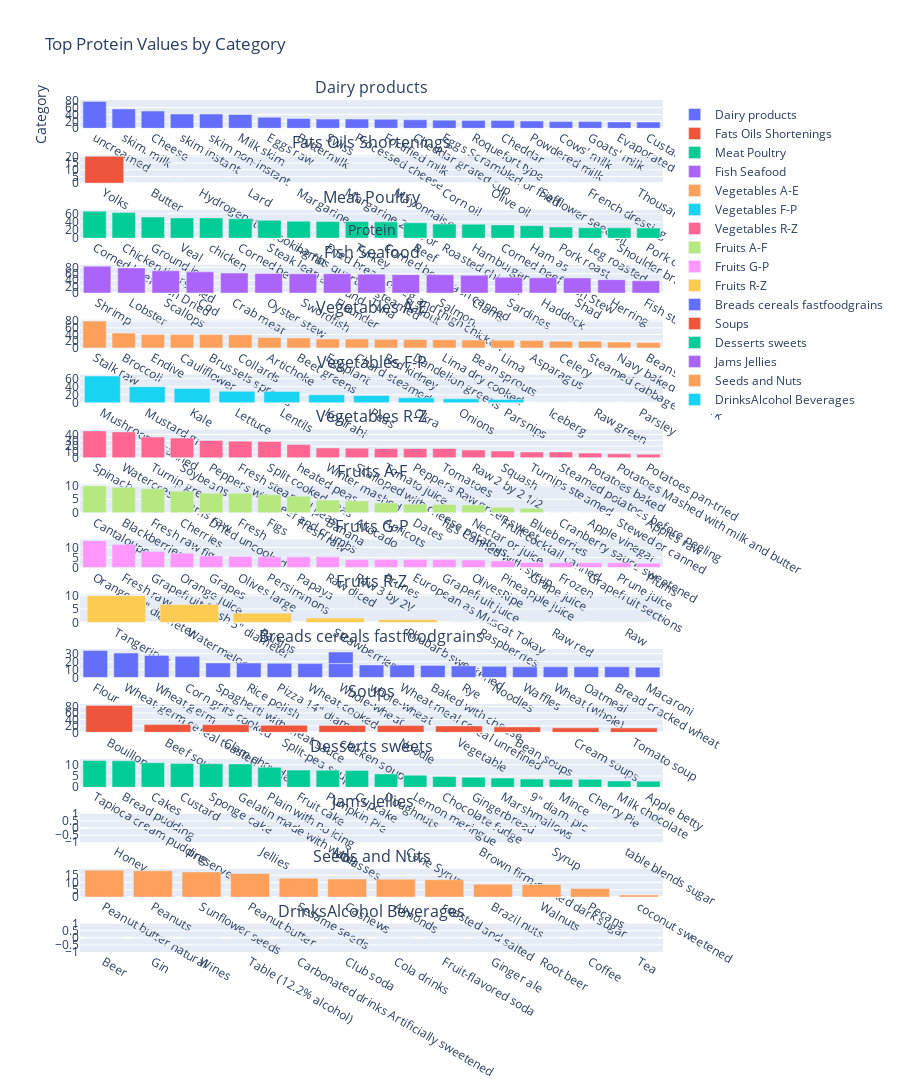

Notebook code for this chart:
### Code cell
from plotly.subplots import make_subplots
import plotly.graph_objects as go

fig = make_subplots(
    rows=len(categories), cols=1, subplot_titles=categories
    )

for i, category in enumerate(categories):
    data = nutrients[nutrients['Category'] == category].sort_values(by="Protein.%", ascending=False).head(20)
    trace = go.Bar(x=data['Food'], y=data['Protein.%'], orientation='v', name=category)
    fig.add_trace(trace, row=i+1, col=1)

fig.update_layout(
    title="Top Protein Values by Category",
    xaxis_title="Protein",
    yaxis_title="Category",
    showlegend=True,
    height=12000
)

fig.show()

### Figure 1 — Plotly figure (JSON) as saved in the notebook; plotly's stock layout.template omitted (floating-point values rounded to 4 significant figures)
{"data": [{"name": "Dairy products", "orientation": "v", "type": "bar", "x": ["uncreamed", "skim. milk", "Cheese", "skim instant", "skim non-instant", "Milk skim", "Eggs raw", "Buttermilk", "Swiss", "Processed cheese", "Fortified milk", "Cheddar grated cup", "Eggs Scrambled or fried", "Roquefort type", "Cheddar", "Powdered milk", "Cows' milk", "Goats' milk", "Evaporated undiluted", "Custard"], "xaxis": "x", "y": [77.95, 56.25, 50, 41.38, 41.38, 40, 32, 28.35, 26.67, 26.67, 25.93, 24.78, 23.64, 22.86, 22.86, 20.97, 19.39, 19.39, 18.55, 18.25], "yaxis": "y"}, {"name": "Fats Oils Shortenings", "orientation": "v", "type": "bar", "x": ["Yolks", "Butter", "Hydrogenated cooking fat", "Lard", "Margarine", "Margarine 2 pat or", "Mayonnaise", "Corn oil", "Olive oil", "Safflower seed oil", "French dressing", "Thousand Island sauce"], "xaxis": "x2", "y": [20, 0, 0, 0, 0, 0, 0, 0, 0, 0, 0, 0], "yaxis": "y2"}, {"name": "Meat Poultry", "orientation": "v", "type": "bar", "x": ["Corned beef hash Dried", "Chicken livers fried", "Ground lean", "Veal", "chicken", "Corned beef", "Steak lean as round", "Lambs quarters steamed", "Fried breast or leg and thigh chicken", "Turkey", "Corned beef hash canned", "Beef", "Roasted chicken", "Hamburger", "Corned beef hash Stew", "Ham as ", "Pork roast", "Leg roasted", "Shoulder braised", "Pork chop 1 thick"], "xaxis": "x3", "y": [66.09, 62.86, 51.89, 49.73, 49.73, 47.57, 43.64, 41.67, 40.82, 40.75, 40, 37.55, 34.48, 34.29, 32.43, 30.59, 27.1, 25.48, 25.26, 24.62], "yaxis": "y3"}, {"name": "Fish Seafood", "orientation": "v", "type": "bar", "x": ["Shrimp", "Lobster", "Scallops", "Cod", "Crab meat", "Oyster stew", "Swordfish", "Flounder", "Tuna", "Halibut", "Salmon", "Clams", "Sardines", "Haddock", "Shad", "Herring", "Fish sticks fried"], "xaxis": "x4", "y": [83.64, 78.26, 69.23, 65.88, 62.22, 60.8, 60, 60, 58.82, 57.14, 56.67, 55.17, 48.89, 47.41, 47.06, 41.71, 38], "yaxis": "y4"}, {"name": "Vegetables A-E", "orientation": "v", "type": "bar", "x": ["Stalk raw", "Broccoli", "Endive", "Cauliflower", "Brussels sprouts", "Collards", "Artichoke", "Beet greens", "Eggplant", "Chard steamed", "Red kidney", "Dandelion greens", "Lima dry cooked", "Bean sprouts", "Lima", "Asparagus", "Celery", "Steamed cabbage", "Navy baked with pork", "Beans"], "xaxis": "x5", "y": [80, 44.44, 40, 40, 40, 39.22, 30.77, 29.63, 26.67, 26.67, 26.09, 25, 24.62, 23.53, 22.86, 22.22, 20, 20, 17.6, 16], "yaxis": "y5"}, {"name": "Vegetables F-P", "orientation": "v", "type": "bar", "x": ["Mushrooms canned", "Mustard greens", "Kale", "Lettuce", "Lentils", "Kohlrabi", "Peas", "Okra", "Onions", "Parsnips", "Iceberg", "Raw green", "Parsley"], "xaxis": "x6", "y": [66.67, 40, 35.56, 28.57, 28.3, 20, 18.18, 12.5, 10, 8.421, 0, 0, 0], "yaxis": "y6"}, {"name": "Vegetables R-Z", "orientation": "v", "type": "bar", "x": ["Spinach", "Watercress stems raw", "Turnip greens", "Soybeans", "Peppers with beef and crumbs", "Fresh steamed peas", "Split cooked peas", "heated peas", "Winter mashed", "Scalloped with cheese potatoes", "Tomato juice", "Peppers Raw green sweet", "Tomatoes", "Raw 2 by 2 1/2", "Squash", "Turnips steamed", "Steamed potatoes before peeling", "Potatoes baked", "Potatoes Mashed with milk and butter", "Potatoes pan-tried"], "xaxis": "x7", "y": [46.15, 44.44, 35.56, 33.85, 29.8, 28.57, 27.83, 22.64, 16.84, 16.55, 16, 16, 16, 13.33, 11.43, 10, 10, 8, 6.957, 5.97], "yaxis": "y7"}, {"name": "Fruits A-F", "orientation": "v", "type": "bar", "x": ["Cantaloupe", "Blackberries", "Fresh raw figs", "Cherries", "Dried uncooked", "Fresh", "Figs", "Fresh raw", "Banana", "Avocado", "Apricots", "Dates", "figs Canned with syrup ", "Nectar or juice", "Fruit cocktail canned", "Blueberries", "Cranberry sauce sweetened", "Apple vinegar", "Stewed or canned", "Apples raw"], "xaxis": "x8", "y": [10, 9.412, 8.889, 8, 7.273, 7.273, 6.667, 6.154, 4.706, 4.324, 3.636, 3.168, 3.077, 2.857, 2.051, 1.633, 0, 0, 0, 0], "yaxis": "y8"}, {"name": "Fruits G-P", "orientation": "v", "type": "bar", "x": ["Oranges 3\" diameter", "Fresh raw", "Grapefruit fresh 5\" diameter", "Orange juice", "Grapes", "Olives large", "Persimmons", "Papaya", "Raw diced", "Raw 3 by 2V", "Prunes", "European as Muscat Tokay", "Grapefruit juice", "OlivesRipe", "Pineapple juice", "Grape juice", "Frozen ", "Grapefruit sections", "Prune juice", "Plums"], "xaxis": "x9", "y": [13.33, 11.43, 8, 7.143, 5.714, 5.556, 5.333, 5.333, 5.333, 4, 4, 4, 4, 3.81, 3.333, 2.5, 2.424, 2.353, 2.353, 2.162], "yaxis": "y9"}, {"name": "Fruits R-Z", "orientation": "v", "type": "bar", "x": ["Tangerines", "Watermelon", "Raisins", "Strawberries", "Rhubarb sweetened", "Raspberries", "Raw red", "Raw"], "xaxis": "x10", "y": [10, 6.667, 3.478, 1.653, 1.039, 0, 0, 0], "yaxis": "y10"}, {"name": "Breads cereals fastfoodgrains", "orientation": "v", "type": "bar", "x": ["Flour", "Wheat-germ cereal toasted", "Wheat germ", "Corn grits cooked", "Spaghetti with meat sauce", "Rice polish", "Pizza 14\" diam.", "Wheat cooked", "Whole-wheat", "whole-wheat", "Wheat meal cereal unrefined", "Baked with cheese", "Whole-wheat", "Rye", "Noodles", "Waffles", "Wheat (whole)", "Oatmeal", "Bread cracked wheat", "Macaroni"], "xaxis": "x11", "y": [33.91, 30.77, 27.76, 26.67, 18.25, 18.18, 17.78, 17.45, 17.45, 15.69, 15.53, 15.16, 14.55, 14.55, 14.0, 13.33, 13.33, 13.33, 13.33, 12.9], "yaxis": "y11"}, {"name": "Soups", "orientation": "v", "type": "bar", "x": ["Bouillon", "Beef soup", "Clam chowder", "Split-pea soup", "chicken soup", "Noodle", "Vegetable", "Bean soups", "Cream soups", "Tomato soup"], "xaxis": "x12", "y": [83.33, 24, 23.53, 21.77, 21.33, 20.87, 20, 16.84, 14.0, 13.71], "yaxis": "y12"}, {"name": "Desserts sweets", "orientation": "v", "type": "bar", "x": ["Tapioca cream pudding", "Bread pudding", "Cakes", "Custard", "Sponge cake", "Gelatin made with water", "Plain with no icing", "Fruit cake", "Pumpkin Pie", "Cupcake", "Doughnuts", "Lemon meringue", "Chocolate fudge", "Gingerbread", "Marshmallows", "9\" diam. pie", "Mince", "Cherry Pie", "Milk chocolate", "Apple betty"], "xaxis": "x13", "y": [11.94, 11.76, 10.91, 10.57, 10.43, 10.32, 8.889, 7.619, 7.547, 7.5, 5.926, 5.333, 4.762, 4.444, 4.082, 3.636, 3.529, 3.529, 2.759, 2.667], "yaxis": "y13"}, {"name": "Jams Jellies", "orientation": "v", "type": "bar", "x": ["Honey", "preserves", "Jellies", "Molasses", "Cane Syrup", "Brown firm-packed dark sugar", "Syrup", "table blends sugar"], "xaxis": "x14", "y": [0, 0, 0, 0, 0, 0, 0, 0], "yaxis": "y14"}, {"name": "Seeds and Nuts", "orientation": "v", "type": "bar", "x": ["Peanut butter natural", "Peanuts", "Sunflower seeds", "Peanut butter", "Sesame seeds", "Cashews", "Almonds", "roasted and salted", "Brazil nuts", "Walnuts", "Pecans", "coconut sweetened"], "xaxis": "x15", "y": [18.31, 17.93, 17.14, 16, 12.86, 12.24, 12.24, 11.85, 8.753, 8.615, 5.831, 1.46], "yaxis": "y15"}, {"name": "DrinksAlcohol Beverages", "orientation": "v", "type": "bar", "x": ["Beer", "Gin", "Wines", "Table (12.2% alcohol)", "Carbonated drinks Artificially sweetened", "Club soda", "Cola drinks", "Fruit-flavored soda", "Ginger ale", "Root beer", "Coffee", "Tea"], "xaxis": "x16", "y": [0, 0, 0, 0, 0, 0, 0, 0, 0, 0, 0, 0], "yaxis": "y16"}], "layout": {"annotations": [{"font": {"size": 16}, "showarrow": false, "text": "Dairy products", "x": 0.5, "xanchor": "center", "xref": "paper", "y": 1, "yanchor": "bottom", "yref": "paper"}, {"font": {"size": 16}, "showarrow": false, "text": "Fats Oils Shortenings", "x": 0.5, "xanchor": "center", "xref": "paper", "y": 0.9355, "yanchor": "bottom", "yref": "paper"}, {"font": {"size": 16}, "showarrow": false, "text": "Meat Poultry", "x": 0.5, "xanchor": "center", "xref": "paper", "y": 0.8711, "yanchor": "bottom", "yref": "paper"}, {"font": {"size": 16}, "showarrow": false, "text": "Fish Seafood", "x": 0.5, "xanchor": "center", "xref": "paper", "y": 0.8066, "yanchor": "bottom", "yref": "paper"}, {"font": {"size": 16}, "showarrow": false, "text": "Vegetables A-E", "x": 0.5, "xanchor": "center", "xref": "paper", "y": 0.7422, "yanchor": "bottom", "yref": "paper"}, {"font": {"size": 16}, "showarrow": false, "text": "Vegetables F-P", "x": 0.5, "xanchor": "center", "xref": "paper", "y": 0.6777, "yanchor": "bottom", "yref": "paper"}, {"font": {"size": 16}, "showarrow": false, "text": "Vegetables R-Z", "x": 0.5, "xanchor": "center", "xref": "paper", "y": 0.6133, "yanchor": "bottom", "yref": "paper"}, {"font": {"size": 16}, "showarrow": false, "text": "Fruits A-F", "x": 0.5, "xanchor": "center", "xref": "paper", "y": 0.5488, "yanchor": "bottom", "yref": "paper"}, {"font": {"size": 16}, "showarrow": false, "text": "Fruits G-P", "x": 0.5, "xanchor": "center", "xref": "paper", "y": 0.4844, "yanchor": "bottom", "yref": "paper"}, {"font": {"size": 16}, "showarrow": false, "text": "Fruits R-Z", "x": 0.5, "xanchor": "center", "xref": "paper", "y": 0.4199, "yanchor": "bottom", "yref": "paper"}, {"font": {"size": 16}, "showarrow": false, "text": "Breads cereals fastfoodgrains", "x": 0.5, "xanchor": "center", "xref": "paper", "y": 0.3555, "yanchor": "bottom", "yref": "paper"}, {"font": {"size": 16}, "showarrow": false, "text": "Soups", "x": 0.5, "xanchor": "center", "xref": "paper", "y": 0.291, "yanchor": "bottom", "yref": "paper"}, {"font": {"size": 16}, "showarrow": false, "text": "Desserts sweets", "x": 0.5, "xanchor": "center", "xref": "paper", "y": 0.2266, "yanchor": "bottom", "yref": "paper"}, {"font": {"size": 16}, "showarrow": false, "text": "Jams Jellies", "x": 0.5, "xanchor": "center", "xref": "paper", "y": 0.1621, "yanchor": "bottom", "yref": "paper"}, {"font": {"size": 16}, "showarrow": false, "text": "Seeds and Nuts", "x": 0.5, "xanchor": "center", "xref": "paper", "y": 0.09766, "yanchor": "bottom", "yref": "paper"}, {"font": {"size": 16}, "showarrow": false, "text": "DrinksAlcohol Beverages", "x": 0.5, "xanchor": "center", "xref": "paper", "y": 0.0332, "yanchor": "bottom", "yref": "paper"}], "height": 12000, "showlegend": true, "title": {"text": "Top Protein Values by Category"}, "xaxis": {"anchor": "y", "domain": [0, 1], "title": {"text": "Protein"}}, "xaxis10": {"anchor": "y10", "domain": [0, 1]}, "xaxis11": {"anchor": "y11", "domain": [0, 1]}, "xaxis12": {"anchor": "y12", "domain": [0, 1]}, "xaxis13": {"anchor": "y13", "domain": [0, 1]}, "xaxis14": {"anchor": "y14", "domain": [0, 1]}, "xaxis15": {"anchor": "y15", "domain": [0, 1]}, "xaxis16": {"anchor": "y16", "domain": [0, 1]}, "xaxis2": {"anchor": "y2", "domain": [0, 1]}, "xaxis3": {"anchor": "y3", "domain": [0, 1]}, "xaxis4": {"anchor": "y4", "domain": [0, 1]}, "xaxis5": {"anchor": "y5", "domain": [0, 1]}, "xaxis6": {"anchor": "y6", "domain": [0, 1]}, "xaxis7": {"anchor": "y7", "domain": [0, 1]}, "xaxis8": {"anchor": "y8", "domain": [0, 1]}, "xaxis9": {"anchor": "y9", "domain": [0, 1]}, "yaxis": {"anchor": "x", "domain": [0.9668, 1], "title": {"text": "Category"}}, "yaxis10": {"anchor": "x10", "domain": [0.3867, 0.4199]}, "yaxis11": {"anchor": "x11", "domain": [0.3223, 0.3555]}, "yaxis12": {"anchor": "x12", "domain": [0.2578, 0.291]}, "yaxis13": {"anchor": "x13", "domain": [0.1934, 0.2266]}, "yaxis14": {"anchor": "x14", "domain": [0.1289, 0.1621]}, "yaxis15": {"anchor": "x15", "domain": [0.06445, 0.09766]}, "yaxis16": {"anchor": "x16", "domain": [0, 0.0332]}, "yaxis2": {"anchor": "x2", "domain": [0.9023, 0.9355]}, "yaxis3": {"anchor": "x3", "domain": [0.8379, 0.8711]}, "yaxis4": {"anchor": "x4", "domain": [0.7734, 0.8066]}, "yaxis5": {"anchor": "x5", "domain": [0.709, 0.7422]}, "yaxis6": {"anchor": "x6", "domain": [0.6445, 0.6777]}, "yaxis7": {"anchor": "x7", "domain": [0.5801, 0.6133]}, "yaxis8": {"anchor": "x8", "domain": [0.5156, 0.5488]}, "yaxis9": {"anchor": "x9", "domain": [0.4512, 0.4844]}}}
